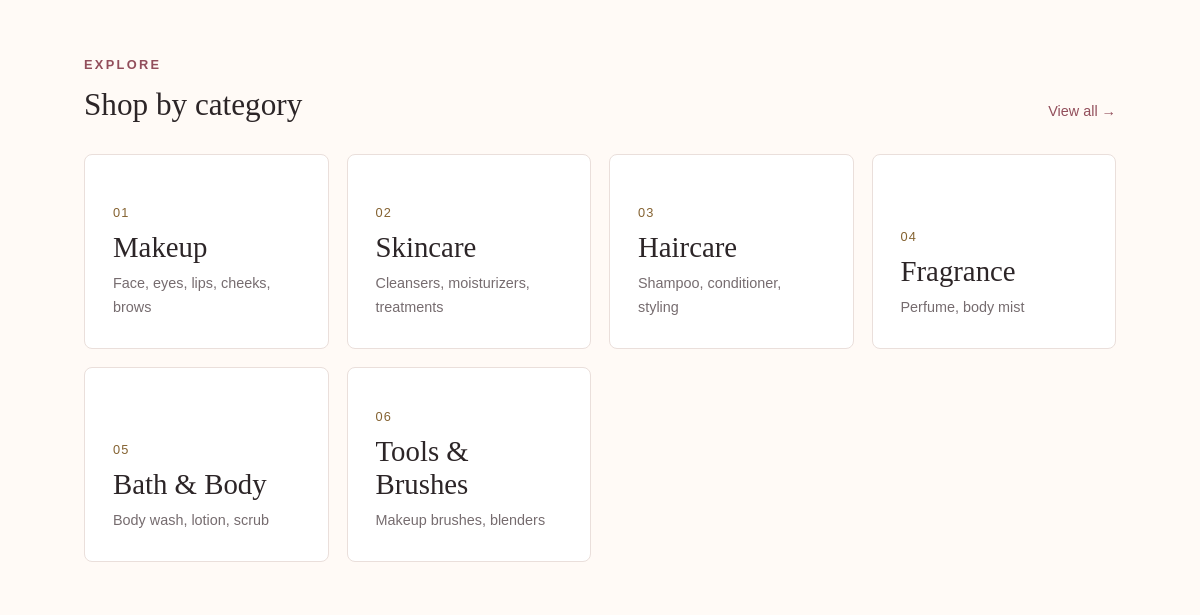
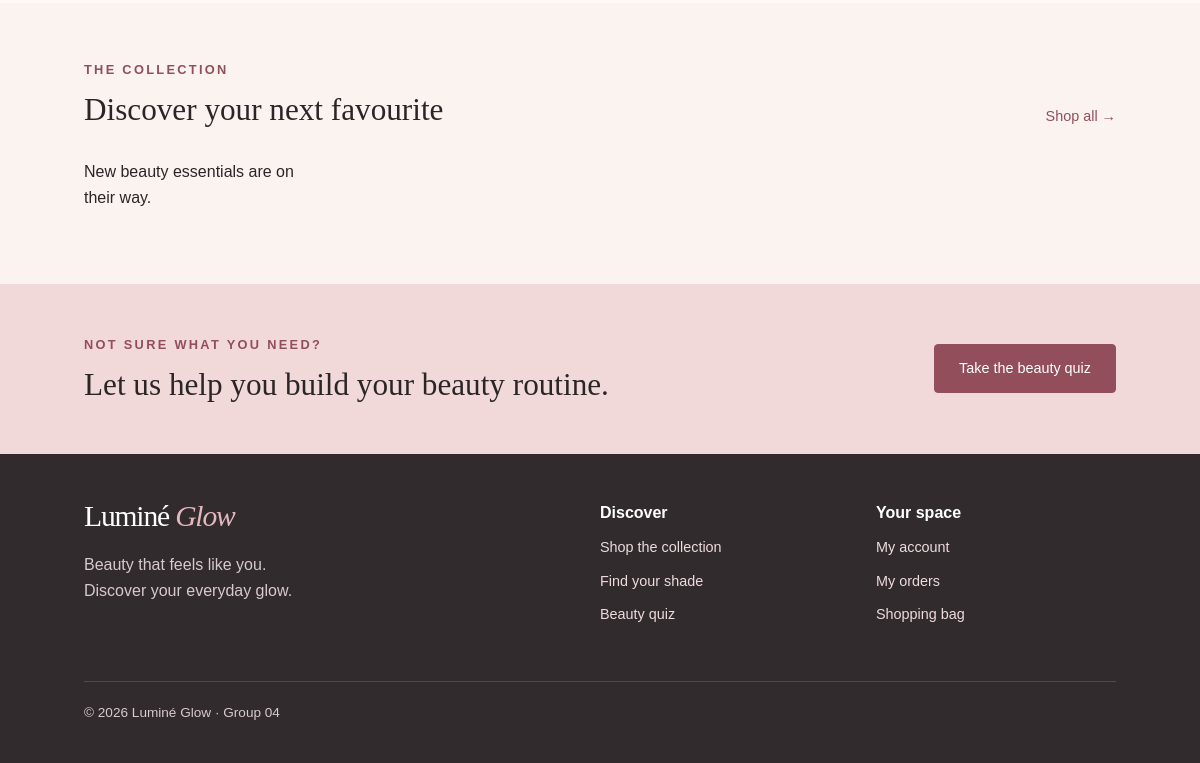
Before: / (lower part) with the older database file (2 pictures, top to bottom).
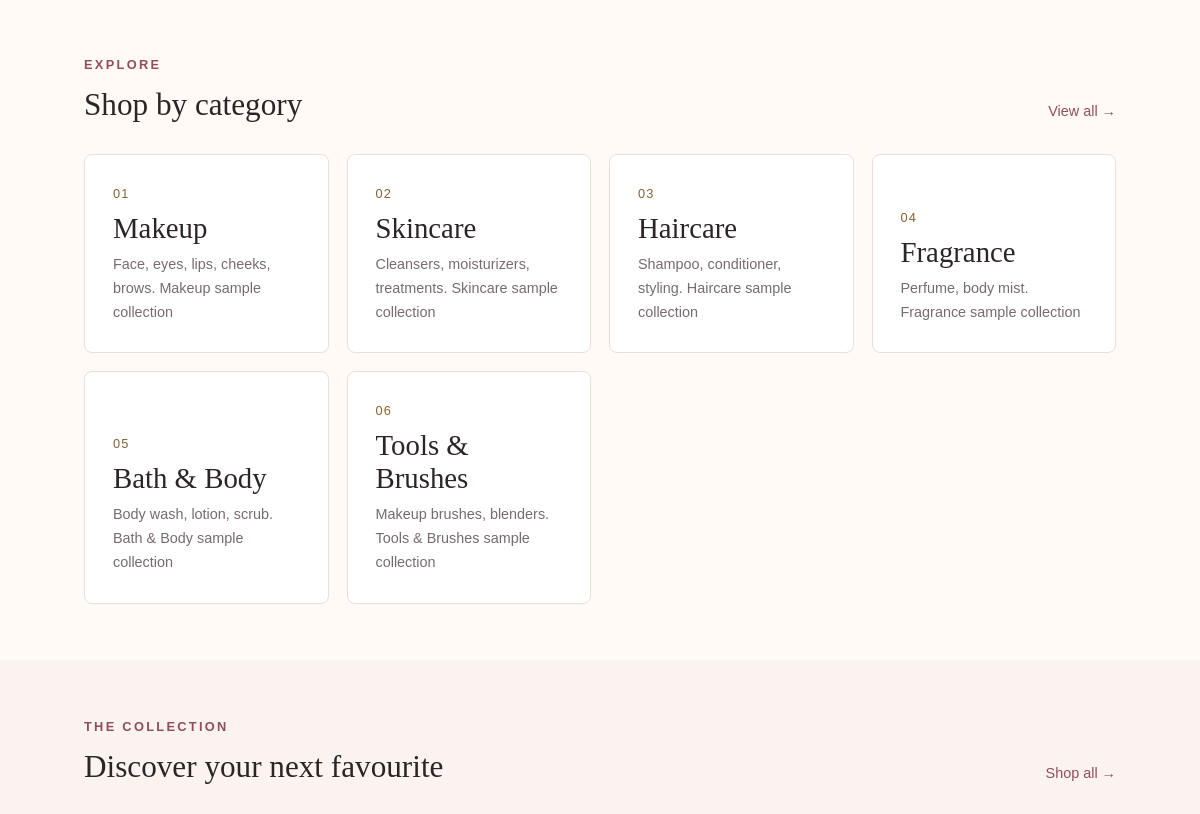
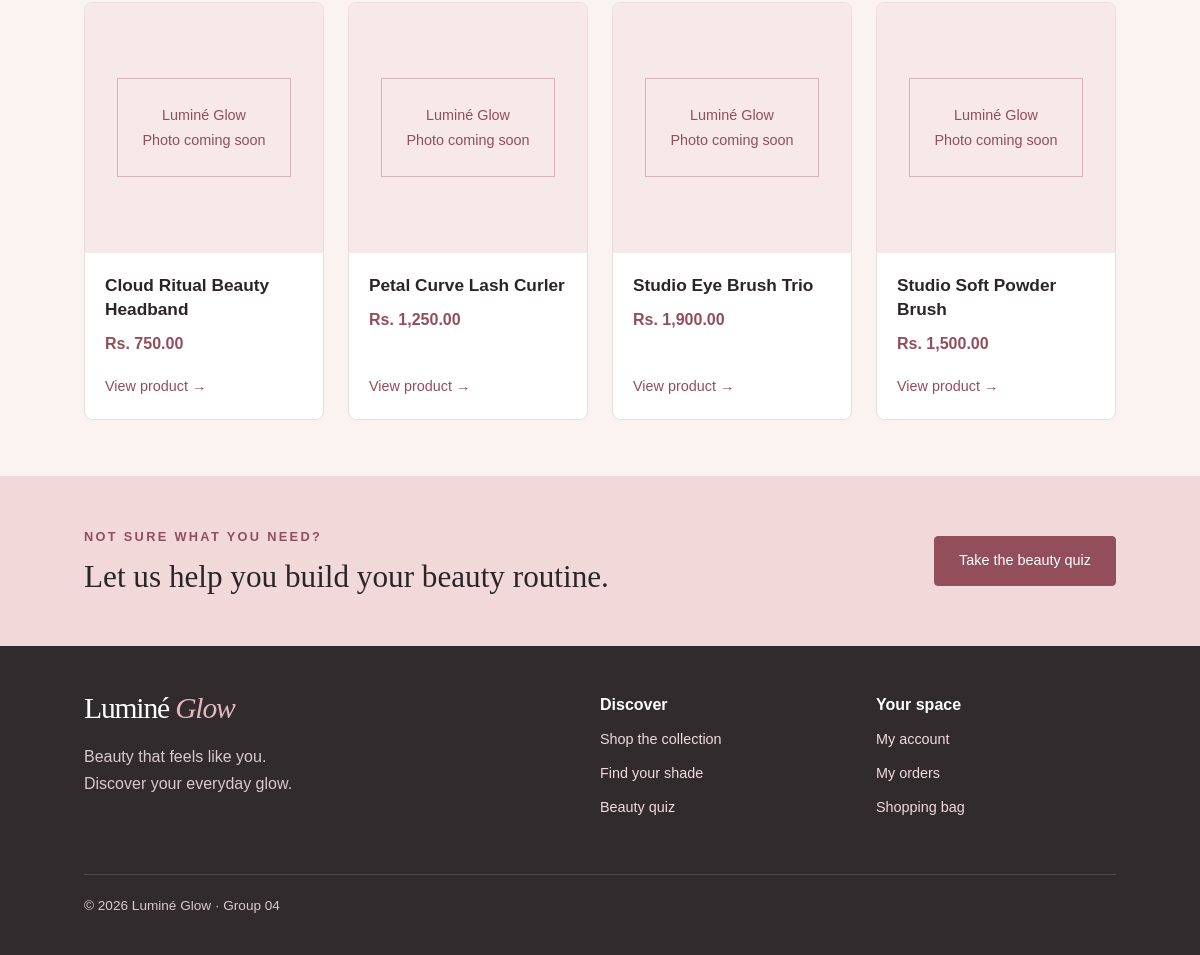
After: the same page with the newer database file (2 pictures, top to bottom).
### tables this page shows
CREATE TABLE Category (
    category_id INT AUTO_INCREMENT PRIMARY KEY,
    category_name VARCHAR(100) NOT NULL,
    category_description VARCHAR(255)
);

CREATE TABLE Product (
    product_id INT AUTO_INCREMENT PRIMARY KEY,

    product_name VARCHAR(150) NOT NULL,
    price DECIMAL(10,2) NOT NULL,
    stock INT NOT NULL DEFAULT 0,

    category_id INT,
    brand_id INT,

    image VARCHAR(255),
    description TEXT,

    skin_tone VARCHAR(50),
    skin_type VARCHAR(50),

    sub_category VARCHAR(100) DEFAULT NULL,
    product_type VARCHAR(100) DEFAULT NULL,

    sku VARCHAR(50) DEFAULT NULL,
    barcode VARCHAR(50) DEFAULT NULL,
    short_description VARCHAR(255) DEFAULT NULL,

    ingredients TEXT,
    how_to_use TEXT,
    warnings TEXT,

    finish VARCHAR(50) DEFAULT NULL,
    coverage VARCHAR(50) DEFAULT NULL,

    FOREIGN KEY (category_id)
        REFERENCES Category(category_id),

    FOREIGN KEY (brand_id)
        REFERENCES Brand(brand_id)
);

### index.php (called while the page is built, shortened)
<?php
require_once __DIR__ . '/config/db.php';
$homeCategories = $pdo->query("SELECT * FROM Category ORDER BY category_id")->fetchAll();
$homeProducts = $pdo->query("SELECT * FROM Product ORDER BY product_id DESC LIMIT 4")->fetchAll();
require_once __DIR__ . '/includes/header.php';
require __DIR__ . '/views/home.view.php';
require_once __DIR__ . '/includes/footer.php';

### config/paths.php (called while the page is built, shortened)
<?php
function lg_url($path = '')
{
    return LG_BASE_PATH . '/' . ltrim((string) $path, '/');
}
function lg_image_url(array $product)
{
    $value = trim((string) ($product['image'] ?? ''));
    if ($value === '') {
        $value = trim((string) ($product['image_url'] ?? ''));
    }
    if ($value === '') {
        return '';
    }
    $value = str_replace('\\', '/', $value);
    $value = preg_replace(
        '~^(?:(?:\./|\.\./)+)(?=(?:assets|uploads)/)~',
        '',
        $value
    );
    return lg_url($value);
}

### views/home.view.php (the view, shortened to what this page needs)
<section class="section">
<div class="section-heading"><div><p class="eyebrow">EXPLORE</p><h2>Shop by category</h2></div><a href="<?= htmlspecialchars(lg_url('modules/products/index.php')) ?>">View all &rarr;</a></div>
<div class="category-grid">
<?php foreach ($homeCategories as $i => $category): ?>
<a class="category-card" href="<?= htmlspecialchars(lg_url('modules/products/index.php?category_id=' . (int)$category['category_id'])) ?>">
<span><?= str_pad((string)($i + 1), 2, '0', STR_PAD_LEFT) ?></span>
<h3><?= htmlspecialchars($category['category_name']) ?></h3>
<p><?= htmlspecialchars($category['category_description'] ?? '') ?></p>
</a>
<?php endforeach; ?>
</div>
</section>
<section class="section soft">
<div class="section-heading"><div><p class="eyebrow">THE COLLECTION</p><h2>Discover your next favourite</h2></div><a href="<?= htmlspecialchars(lg_url('modules/products/index.php')) ?>">Shop all &rarr;</a></div>
<div class="product-grid">
<?php foreach ($homeProducts as $product): ?>
<article class="product-card">
<?php $photo = lg_image_url($product); ?>
<div class="product-image">
<?php if ($photo): ?><img src="<?= htmlspecialchars($photo, ENT_QUOTES, 'UTF-8') ?>" alt="<?= htmlspecialchars($product['product_name']) ?>" loading="lazy">
<?php else: ?><div class="product-placeholder">Luminé Glow<br>Photo coming soon</div><?php endif; ?>
</div>
<div class="product-info"><h3><?= htmlspecialchars($product['product_name']) ?></h3><p class="price">Rs. <?= number_format($product['price'], 2) ?></p><a class="text-link" href="<?= htmlspecialchars(lg_url('modules/products/product.php?id=' . (int)$product['product_id'])) ?>">View product &rarr;</a></div>
</article>
<?php endforeach; ?>
<?php if (!$homeProducts): ?><p>New beauty essentials are on their way.</p><?php endif; ?>
</div>
</section>
<section class="quiz-banner"><div><p class="eyebrow">NOT SURE WHAT YOU NEED?</p><h2>Let us help you build your beauty routine.</h2></div><a class="btn" href="<?= htmlspecialchars(lg_url('modules/products/beauty-quiz.php')) ?>">Take the beauty quiz</a></section>

Changed rows visible on the page:
changed category "Makeup": category_description "Face, eyes, lips, cheeks, brows" → "Face, eyes, lips, cheeks, brows. Makeup sample collection"
changed category "Skincare": category_description "Cleansers, moisturizers, treatments" → "Cleansers, moisturizers, treatments. Skincare sample collection"
changed category "Haircare": category_description "Shampoo, conditioner, styling" → "Shampoo, conditioner, styling. Haircare sample collection"
changed category "Fragrance": category_description "Perfume, body mist" → "Perfume, body mist. Fragrance sample collection"
changed category "Bath & Body": category_description "Body wash, lotion, scrub" → "Body wash, lotion, scrub. Bath & Body sample collection"
changed category "Tools & Brushes": category_description "Makeup brushes, blenders" → "Makeup brushes, blenders. Tools & Brushes sample collection"
added product: product_name "Cloud Ritual Beauty Headband", price "750.00"
added product: product_name "Petal Curve Lash Curler", price "1,250.00"
added product: product_name "Studio Eye Brush Trio", price "1,900.00"
added product: product_name "Studio Soft Powder Brush", price "1,500.00"
Other visible differences:
text no longer shown: "New beauty essentials are on their way."
